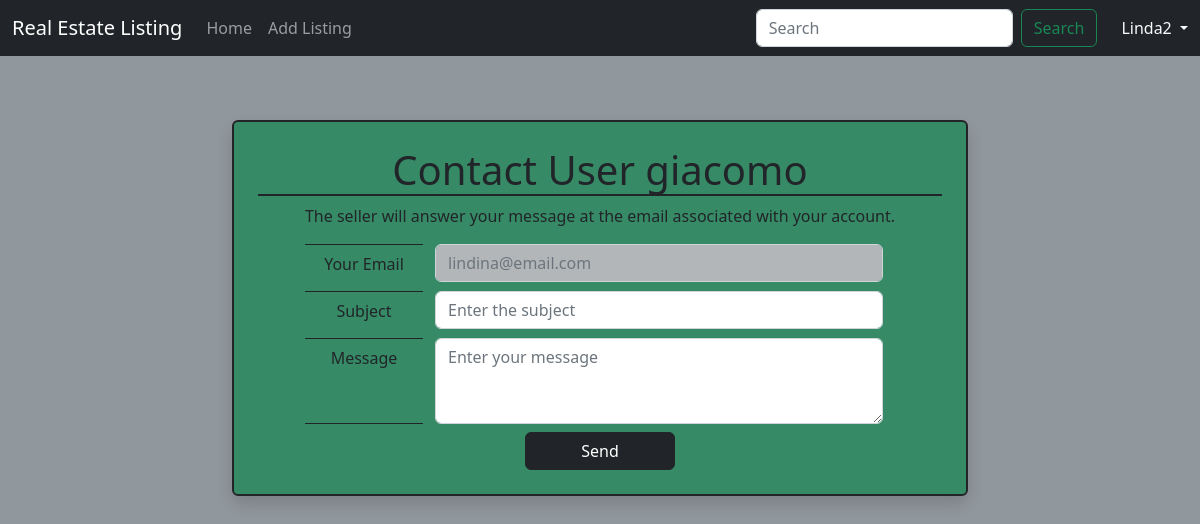
The page /accounts/profile/1/contact_profile (signed in) on the database its author committed.
### accounts/models.py (models this page shows, shortened)
class CustomUser(AbstractUser):
    email = models.EmailField(validators=[EmailValidator(message='Please enter a valid email address.')], unique=True, blank=False, null=False)
    phone_number = models.CharField(max_length=20, null=True, blank=True)
    date_of_birth = models.DateField(null=True, blank=True)
    address = models.CharField(max_length=100, null=True, blank=True)

### accounts/views.py (the view, shortened to what this page needs)
# urls.py: path("profile/<int:pk>/contact_profile", ContactProfileView.as_view(), name="contact_profile"),
class ContactProfileView(LoginRequiredMixin, TemplateView):
    template_name = "contact_profile.html"
    success_url = reverse_lazy("success_page")
    def get_context_data(self, **kwargs):
        context = super().get_context_data(**kwargs)
        user_pk = self.kwargs.get('pk')
        contacted_user = get_object_or_404(CustomUser, pk=user_pk)
        context['contacted_user_pk'] = user_pk
        context['contacted_user'] = contacted_user.username
        return context

### templates/contact_profile.html (shortened to what this page needs)
{% extends "base.html" %}
{% block content %}
<div class="container mt-5 mb-2">
    <div class="row justify-content-center">
        <div class="col-md-8">
            <div class="bg-success bg-opacity-75 text-center p-4 border border-2 border-dark rounded shadow">
                <h1 class="border-bottom border-2 border-dark">Contact User {{ contacted_user }}</h1>
                <p>The seller will answer your message at the email associated with your account.</p>
                <form method="post" action="{% url 'contact_seller' contacted_user_pk %}">
                    <div class="form-group row justify-content-center mb-2">
                        <label for="email" class="col-md-2 col-form-label border-top border-1 border-dark">Your Email</label>
                        <div class="col-md-8">
                            <input type="email" style="background-color: #b3b6b8" class="form-control text-secondary" id="email" name="email" placeholder="Email" value="{{user.email}}" disabled>
                        </div>
                    </div>
                    <div class="form-group row justify-content-center mb-2">
                        <label for="subject" class="col-md-2 col-form-label border-top border-1 border-dark">Subject</label>
                        <div class="col-md-8">
                            <input type="text" class="form-control text-dark" id="subject" placeholder="Enter the subject">
                        </div>
                    </div>
                    <div class="form-group row justify-content-center mb-2">
                        <label for="message" class="col-md-2 col-form-label border-top border-bottom border-1 border-dark">Message</label>
                        <div class="col-md-8">
                            <textarea class="form-control" id="message" rows="3" placeholder="Enter your message"></textarea>
                        </div>
                    </div>
                    <div class="form-group row justify-content-center">
                        <div class="col-md-8">
                            <button type="submit" class="btn btn-dark col-md-4">Send</button>
                        </div>
                    </div>
                </form>
            </div>
        </div>
    </div>
</div>
{% endblock %}

### templates/base.html (shortened to what this page needs)
<!DOCTYPE html>
<html>
<head>
    <link href="https://cdn.jsdelivr.net/npm/bootstrap@5.2.3/dist/css/bootstrap.min.css" rel="stylesheet"
>
</head>
<body class="bg-secondary bg-opacity-75">
<nav class="navbar navbar-expand-md navbar-dark fixed-top bg-dark">
    <div class="container-fluid">
        <a class="navbar-brand" href="{% url 'home' %}">Real Estate Listing</a>
        <div class="collapse navbar-collapse" id="navbarCollapse">
            <ul class="navbar-nav me-auto mb-2 mb-md-0">
                <li class="nav-item">
                    <a class="nav-link" aria-current="page" href="{% url 'home' %}">Home</a>
                </li>
                {% if user.is_authenticated %}
                <li class="nav-item">
                    <a class="nav-link" href="{% url 'listing_create' %}">Add Listing</a>
                </li>
                {% endif %}
            </ul>
            <form class="d-flex" role="search">
                <input class="form-control me-2" type="search" name="search" placeholder="Search" aria-label="Search">
                <button class="btn btn-outline-success me-4" type="submit">Search</button>
            </form>
            {% if user.is_authenticated %}
            <div class="dropdown navbar-dark text-end">
                <a href="#" class="d-block link-light text-decoration-none dropdown-toggle" id="dropdownUser1"
                   data-bs-toggle="dropdown" aria-expanded="false">
                    {{ user.username }}
                </a>
            </div>
            {% else %}
            <div class="text-end">
                <a href="{% url 'login' %}" class="btn btn-outline-success me-2">
                    Log In</a>
                <a href="{% url 'signup' %}" class="btn btn-success">Sign Up</a>
            </div>
            {% endif %}
        </div>
    </div>
</nav>
<main>
    <div class="container-fluid pt-5 mt-4">
        {% block content %}
        {% endblock content %}
    </div>
</main>
</body>
</html>

### rows shown on the page
CustomUser: username "Linda2", email "lindina@email.com"
CustomUser: username "giacomo"
